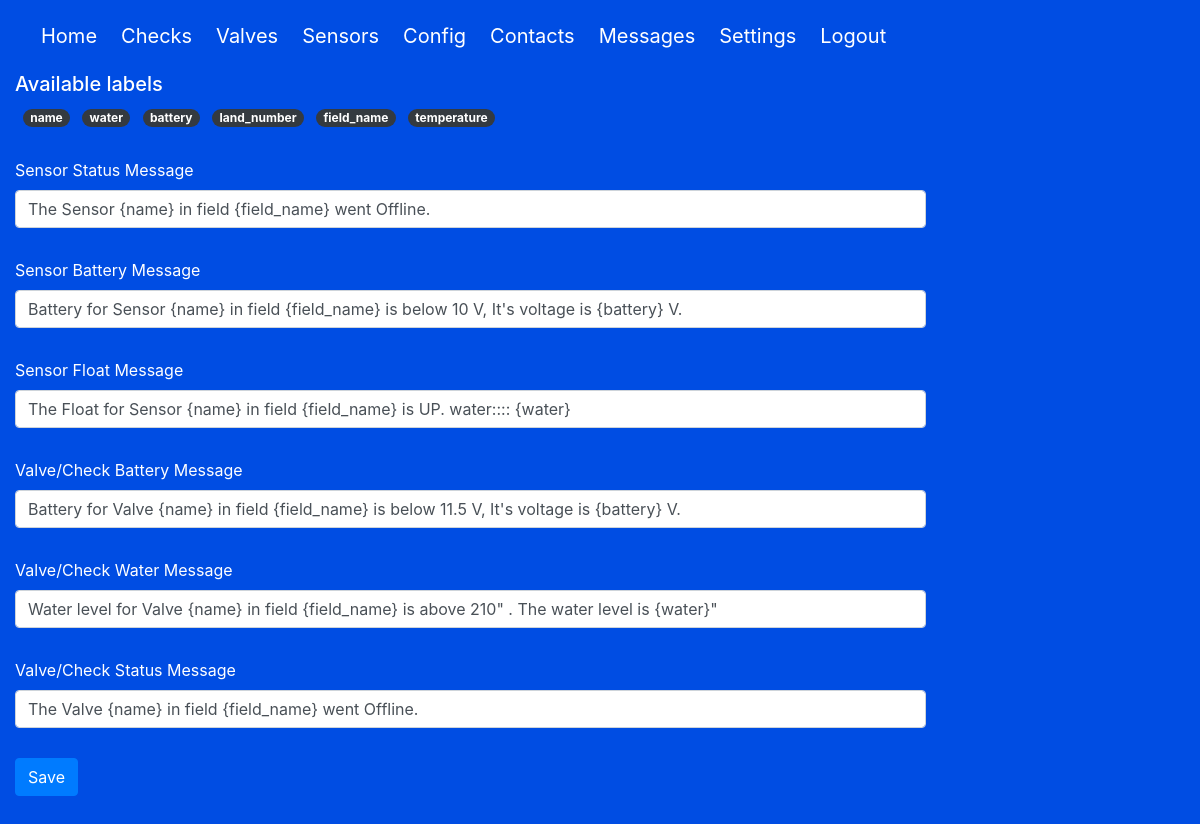
/messages (signed in), run on an earlier commit of the app's database.
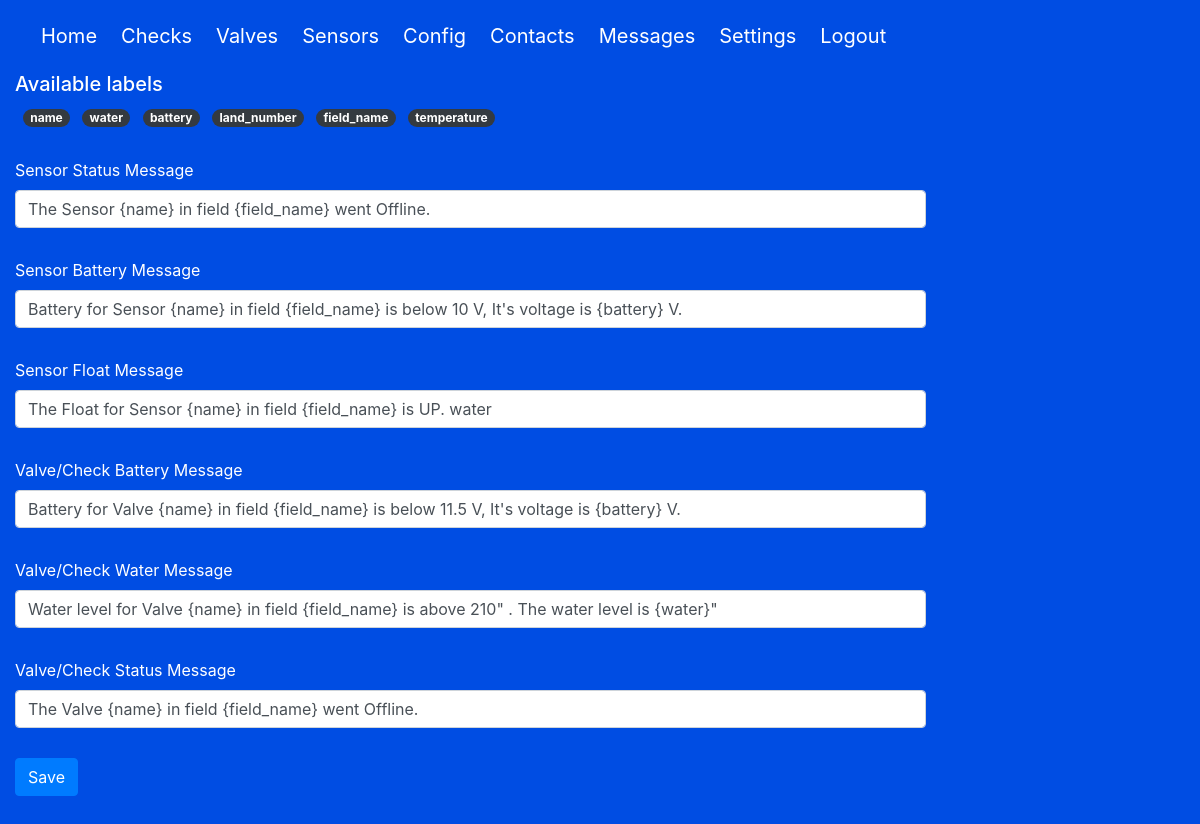
And on a later commit of the database.
### models.py (models this page shows)
class LabelMessage(db.Model, SerializerMixin):
    __tablename__ = 'label_message'
    id = db.Column(db.Integer, primary_key=True)
    name = db.Column(db.String(100), unique=True)

class Message(db.Model, SerializerMixin):
    __tablename__ = 'message'
    id = db.Column(db.Integer, primary_key=True)
    name = db.Column(db.String(100))
    mess_type = db.Column(db.String(20))
    message = db.Column(db.String(1000))

### main.py (the view, shortened to what this page needs)
@main.route('/messages', methods=["GET", "POST"])
@login_required
def messages():
    labels = [label.to_dict() for label in LabelMessage.query.all()]
    msgs = [message.to_dict() for message in Message.query.all()]
    if request.method == 'GET':
        is_admin = current_app.config['ADMIN_USER']
        return render_template('messages.html', labels=labels, messages=msgs, is_admin=is_admin)

### app.py (called while the page is built)
@login_manager.user_loader
def load_user(user_id):
    return User.query.get(int(user_id))

### templates/messages.html (shortened to what this page needs)
{% extends "base.html" %}
{% block content %}
    <h5>Available labels</h5>
    {% for label in labels %}
        <span class="badge badge-pill badge-dark ml-2">{{ label.name }}</span>
    {% endfor %}
    <form method="post">
        {% for message in messages %}
            <div class="form-group">
                <label>
                    {{ message.mess_type[0] | upper }}{{ message.mess_type[1:] }}{{ '/Check' if message.mess_type == 'valve' }}
                    {{ message.name[0] | upper }}{{ message.name[1:] }} Message</label>
                <input class="form-control" name="{{ '{}_{}'.format(message.name, message.mess_type) }}"
                       value="{{ message.message }}">
            </div>
        {% endfor %}
        <button type="submit" class="btn btn-primary">Save</button>
    </form>
{% endblock %}

### templates/base.html (shortened to what this page needs)
<!DOCTYPE html>
<html>
<head>
    <link rel="stylesheet" href="../static/css/bulma.min.css"/>
    <link rel="stylesheet" href="../static/bootstrap4/css/bootstrap.min.css"/>
    <link rel="stylesheet" href="../static/css/main.css"/>
</head>
<body>
<section class="hero is-primary is-fullheight" style="min-width: 100%; float: left">
    <div class="hero-head">
        <nav class="navbar">
            <div class="container">
                <div id="navbarMenuHeroA" class="navbar-menu navbar-brand">
                    <div class="navbar-start">
                        {% if current_user.is_authenticated %}
                            {% if is_admin %}
                                <a href="{{ url_for('main.index') }}" class="navbar-item">
                                    Home
                                </a>
                                <a href="{{ url_for('main.check') }}" class="navbar-item">
                                    Checks
                                </a>
                                <a href="{{ url_for('main.valve') }}" class="navbar-item">
                                    Valves
                                </a>
                            {% endif %}
                            <a href="{{ url_for('main.sensor') }}" class="navbar-item">
                                Sensors
                            </a>
                            {% if is_admin %}
                                <a href="{{ url_for('sets.configuration') }}" class="navbar-item">
                                    Config
                                </a>
                            {% endif %}
                            <a href="{{ url_for('contact.contacts') }}" class="navbar-item">
                                Contacts
                            </a>
                            <a href="{{ url_for('main.messages') }}" class="navbar-item">
                                Messages
                            </a>
                            <a href="{{ url_for('main.settings') }}" class="navbar-item">
                                Settings
                            </a>
                            <a href="{{ url_for('auth.logout') }}" class="navbar-item">
                                Logout
                            </a>
                        {% endif %}
                    </div>
                </div>
            </div>
        </nav>
    </div>
    <div class="hero-body">
        <div class="container">
            {% block content %}
            {% endblock %}
        </div>
    </div>
</section>
</body>
</html>

### static/css/main.css (style rules this page uses)
body { overflow: scroll !important; background-color: #004DE3; }
.hero.is-primary { background-color: #004DE3; }
.hero-body .container { max-width: 80%; }
@media only screen
and (min-device-width: 768px)
and (max-device-width: 1024px) { .container { margin-left: 0; } }
@media only screen
and (min-device-width: 768px)
and (max-device-width: 1024px) { .hero-body { padding-left: 0 !important; padding-top: 0; } }
.form-group { margin: 30px 0; }
.hero-head .container { margin-left: 10px; }

What changed in the data, as far as the page shows it:
changed Message "loat": message "The Float for Sensor {name} in field {field_name} is UP. water:::: {water}" → "The Float for Sensor {name} in field {field_name} is UP. water"
